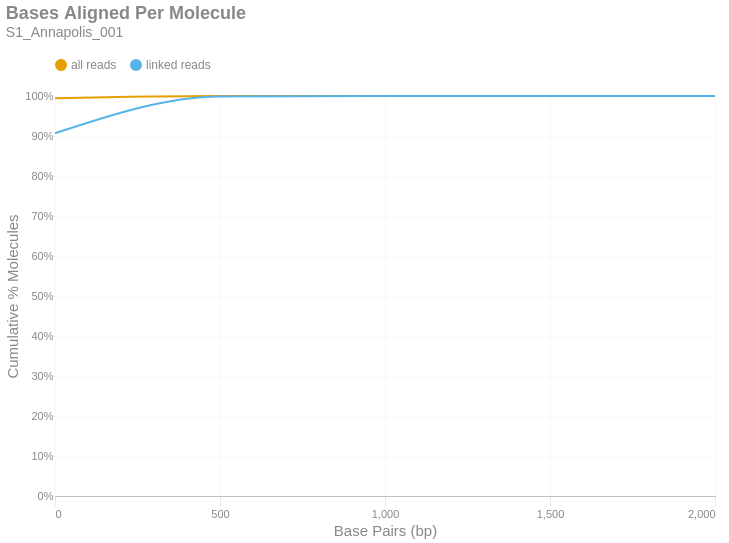

Notebook source saved alongside this figure:
### Markdown cell above
### Bases Aligned Per Molecule
This is a cumulative frequency distribution showing the number of base pairs aligned per unique molecule. These data are shown in 500 bp bins. There are two distributions: one with `all reads` (yellow) and another with only `linked reads` (blue). The percent of molecules in the `linked reads` distribution is relative to the total number of linked molecules.

### Code cell
if SKIPLR:
    print_html(f"Skipped")
else:
    binned_df = consolidated_hist(valids['aligned_bp'], mask, 500, True)
    with SafeRender(binned_df):
        (
            density_plot(binned_df, 'Bases Aligned Per Molecule', samplename, 'basesper')
            .encode(
                x=alt.X('bin:Q', title="Base Pairs (bp)").axis(tickMinStep=500).scale(padding=0),
                y=alt.Y('value:Q', title='Cumulative % Molecules')
                    .axis(format='%')
                    .scale(domain = [0,1])
                    .stack(False),
                color=alt.Color("key:N").scale(domain = ["all reads", "linked reads"]),
                tooltip = [
                    alt.Tooltip("key:N", title = "Data Type"),
                    alt.Tooltip("range_label:N", title="Bases Aligned Per Molecule"),
                    alt.Tooltip("value:Q", format = ".2%", title="% Molecules (Cum.)")
                ]
            )
        ).display()

### Figure 1 — Vega-Lite specification as saved in the notebook (floating-point values rounded to 4 significant figures)
{"width": "container", "height": 400, "config": {"title": {"anchor": "start", "dy": -15, "fontSize": 18, "color": "#888888", "subtitleColor": "#888888", "subtitleFontSize": 14}, "arc": {"fill": "#0072B2"}, "axis": {"domainColor": "#888888", "domainWidth": 0.5, "gridWidth": 0.2, "grid": false, "titleFontWeight": 400, "titleFontSize": 15, "labelFontSize": 11, "labelColor": "#888888", "tickColor": "#888888", "tickWidth": 0.2, "titleColor": "#888888"}, "axisBand": {"grid": false}, "axisX": {"grid": true, "tickSize": 10, "domainCap": "round"}, "axisY": {"domain": false, "grid": true, "tickSize": 0, "domainCap": "round"}, "background": "transparent", "header": {"labelFontSize": 15, "labelColor": "#888888", "titleFontSize": 15, "titleFontWeight": 600, "titleColor": "#888888"}, "legend": {"labelFont": "sans-serif", "labelFontSize": 12, "labelColor": "#888888", "symbolSize": 100, "symbolType": "circle", "titleFontSize": 12, "titlePadding": 10, "titleColor": "#888888", "title": null, "orient": "top"}, "range": {"category": ["#E69F00", "#56B4E9", "#009E73", "#F0E442", "#0072B2", "#D55E00", "#CC79A7", "#000000"], "diverging": ["#cfe8f3", "#a2d4ec", "#73bfe2", "#46abdb", "#1696d2", "#12719e"]}, "area": {"fill": "#0072B2", "fillOpacity": 0.7, "line": true, "strokeOpacity": 0.7}, "line": {"color": "#0072B2", "stroke": "#0072B2", "strokeWidth": 2}, "trail": {"color": "#0072B2", "stroke": "#0072B2", "strokeWidth": 0, "size": 1}, "point": {"filled": true, "fillOpacity": 1.0, "size": 95}, "text": {"color": "#888888", "fontSize": 11, "align": "right", "fontWeight": 400, "size": 11}, "bar": {"fill": "#0072B2", "stroke": null}, "view": {"stroke": null, "continuousWidth": 660, "continuousHeight": 400}}, "data": {"name": "data-348e6ef4087985110334990d956f6dfb"}, "mark": {"type": "line", "interpolate": "monotone", "point": {"opacity": 0, "size": 275}}, "encoding": {"color": {"field": "key", "scale": {"domain": ["all reads", "linked reads"]}, "type": "nominal"}, "tooltip": [{"field": "key", "title": "Data Type", "type": "nominal"}, {"field": "range_label", "title": "Bases Aligned Per Molecule", "type": "nominal"}, {"field": "value", "format": ".2%", "title": "% Molecules (Cum.)", "type": "quantitative"}], "x": {"axis": {"tickMinStep": 500}, "field": "bin", "scale": {"padding": 0}, "title": "Base Pairs (bp)", "type": "quantitative"}, "y": {"axis": {"format": "%"}, "field": "value", "scale": {"domain": [0, 1]}, "stack": false, "title": "Cumulative % Molecules", "type": "quantitative"}}, "params": [{"name": "param_c36ac31b6afebe62", "select": {"type": "point", "fields": ["key"]}, "bind": "legend"}], "title": {"text": "Bases Aligned Per Molecule", "subtitle": "S1_Annapolis_001"}, "transform": [{"fold": ["all reads (cumsum)", "linked reads (cumsum)"]}, {"calculate": "replace(datum.key, ' (cumsum)', '')", "as": "key"}, {"filter": {"param": "param_c36ac31b6afebe62"}}], "usermeta": {"embedOptions": {"downloadFileName": "S1_Annapolis_001.basesper"}}, "$schema": "https://vega.github.io/schema/vega-lite/v6.1.0.json", "datasets": {"data-348e6ef4087985110334990d956f6dfb": [{"bin": "0.0", "interval": "0.0-500.0", "all reads": 0.9944, "linked reads": 0.9069, "all reads (cumsum)": 0.9944, "linked reads (cumsum)": 0.9069, "range_label": "0-499"}, {"bin": "500.0", "interval": "500.0-1000.0", "all reads": 0.005479, "linked reads": 0.0917, "all reads (cumsum)": 0.9999, "linked reads (cumsum)": 0.9986, "range_label": "500-999"}, {"bin": "1000.0", "interval": "1000.0-1500.0", "all reads": 0.0001118, "linked reads": 0.00133, "all reads (cumsum)": 1.0, "linked reads (cumsum)": 1.0, "range_label": "1000-1499"}, {"bin": "1500.0", "interval": "1500.0-2000.0", "all reads": 2.214e-06, "linked reads": 2.771e-05, "all reads (cumsum)": 1.0, "linked reads (cumsum)": 1.0, "range_label": "1500-1999"}, {"bin": "2000.0", "interval": "2000.0-2500.0", "all reads": 3.69e-07, "linked reads": 0.0, "all reads (cumsum)": 1.0, "linked reads (cumsum)": 1.0, "range_label": "2000-2499"}]}}
